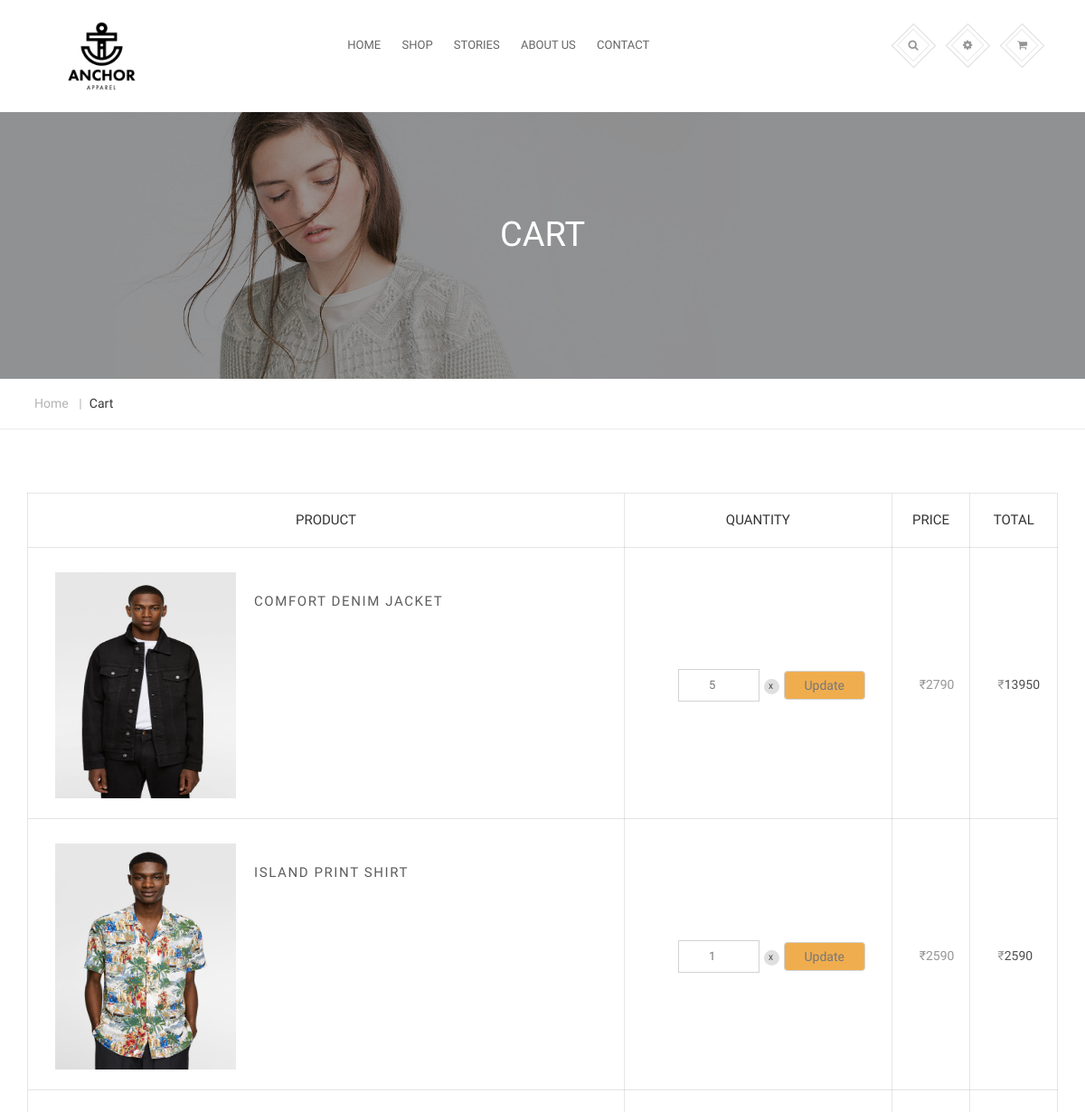
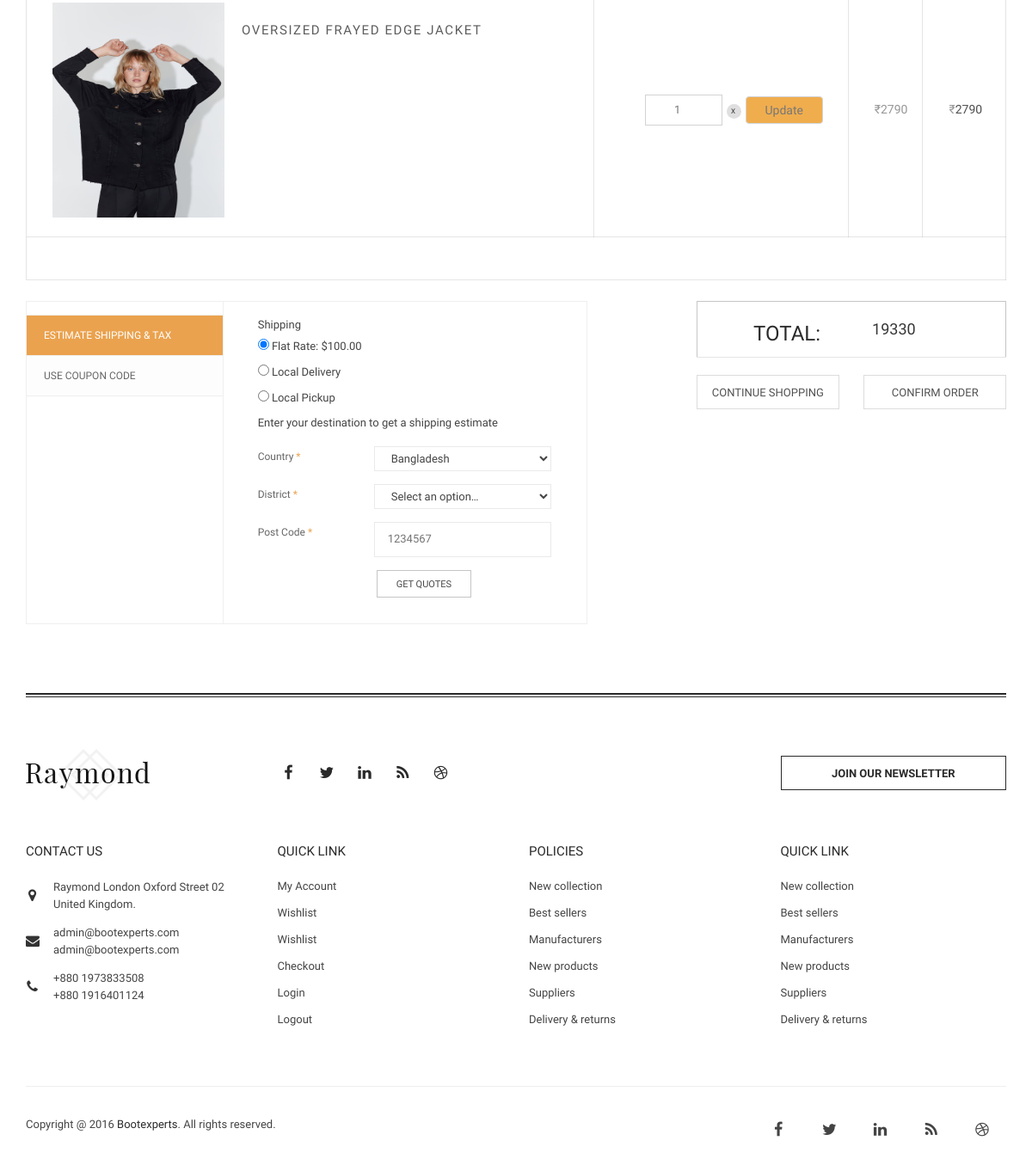
Page /raymond/shopping-cart.php (signed in) on the committed database (2 pictures, top to bottom).
### tables this page shows
CREATE TABLE `cart` (
  `id` int(11) NOT NULL,
  `user_id` varchar(255) NOT NULL,
  `pid` int(255) NOT NULL,
  `pname` varchar(255) NOT NULL,
  `price` int(255) NOT NULL,
  `discount` int(255) NOT NULL,
  `size` varchar(255) NOT NULL,
  `quantity` int(255) NOT NULL,
  `image` varchar(255) NOT NULL
);

### raymond/shopping-cart.php (the view, shortened to what this page needs)
<?php
include('header.php');
?>
        <div class="page-header-area">
            <div class="container">
                <div class="row">
                    <div class="col-md-12">
                        <div class="page-title">
                            <h2>Cart</h2>
                        </div>
                    </div>
                </div>
            </div>
        </div>
        <div class="breadcrumb-area">
            <div class="container">
                <div class="row">
                    <div class="col-md-12">
                        <div class="breadcrumb-menu">
                            <ul>
                                <li><a href="#">Home</a> | </li>
                                <li><span>Cart</span></li>
                            </ul>
                        </div>
                    </div>
                </div>
            </div>
        </div>
        <div class="main-content-area">
            <div class="container">
                <div class="row">
                    <div class="col-lg-12 col-md-12">
                        <div class="table-responsive">
                            <table class="cart-table">
                                <thead>
                                    <tr>
                                        <th>Product</th>
                                        <th>Quantity</th>
                                        <th>Price</th>
                                        <th>Total</th>
                                    </tr>
                                </thead>
                                <tbody>
                                    <?php
                                        $id=$_SESSION['id'];
                                            $conn=mysqli_connect("localhost","root","","raymond");
                                              $sql="SELECT * FROM cart where user_id='$id'";
                                           $final=0;
                                                  $result=mysqli_query($conn,$sql);
                                            while($row=mysqli_fetch_array($result))
                                            {
                                                $a=$row['quantity'];
                                                $b=$row['price'];
                                                $total=$a*$b;
                                                $final=$final+$total;
                                    echo'
                                    <tr>
                                        <td>
                                            <div class="cart-image">
                                                <a href="#">
                                                    <img src="../theme/kenny/uploads/'.$row['image'].'" alt="Cart" style="height:250px;width:200px;">
                                                </a>
                                            </div>
                                            <div class="cart-details">
                                                <a href="#">'.$row['pname'].'</a>
                                            </div>
                                        </td>
                                        <td>
                                        <form method="post" action="update_cart.php?id='.$row['id'].'" >
                                            <div class="qty">
                                                <input type="number" value="'.$row['quantity'].'" name="quantity" min="1" size="4" value="1">
                                                <a class="remove" href="shopping-cart.php?delete='.$row['id'].'">x</a>
                                                <input type="submit" value="Update" name="update" class="btn btn-warning" >
                                            </div>
                                        </form>
                                        </td>
                                        <td>
                                            <span class="cart-price"><span>&#8377;</span>'.$row['price'].'</span>
                                        </td>
                                        <td>
                                            <span class="cart-total-price"><span>&#8377;</span>'.$total.'</span>
                                        </td>
                                    </tr>
                                    ';
                                }
                ?>
                                    <tr>
                                        <td class="" colspan="4">
                                        </td>
                                    </tr>
                                 </tbody>
                            </table>
                        </div>
                    </div>
                </div>
                <div class="shipping-area">
                    <div class="row">
                        <div class="col-lg-7 col-xs-12 col-sm-8">
                            <div class="shipping-content">
                                <div class="sh-tab-menu">
                                    <ul>
                                        <li class="active"><a data-toggle="tab" href="#shipping">Estimate Shipping & Tax</a></li>
                                        <li><a data-toggle="tab" href="#couponcode">Use Coupon Code</a></li>
                                    </ul>
                                </div>
                                <div class="tab-content">
                                    <div id="shipping" class="tab-pane fade active in">
                                        <span>Shipping</span>
                                        <ul>
                                            <li>
                                                <input type="radio" checked="checked">
                                                <label>Flat Rate: $100.00</label>
                                            </li>
                                            <li>
                                                <input type="radio">
                                                <label>Local Delivery</label>
                                            </li>
                                            <li>
                                                <input type="radio">
                                                <label>Local Pickup</label>
                                            </li>
                                        </ul>
                                        <form action="#">
                                            <p>Enter your destination to get a shipping estimate</p>
                                            <div class="form-field-area">
                                                <p>
                                                    <label>Country
                                                        <span class="required">*</span>
                                                    </label>
                                                    <select>
                                                        <option selected="selected" value="BD">Bangladesh</option>
                                                    </select>
                                                </p>
                                                <p>
                                                    <label>District
                                                        <span class="required">*</span>
                                                    </label>
                                                    <select>
                                                        <option value="">Select an option…</option>
                                                    </select>
                                                </p>
                                                <p>
                                                    <label>Post Code
                                                        <span class="required">*</span>
                                                    </label>
                                                    <input type="text" placeholder="1234567" value="">
                                                </p>
                                                <p>
                                                    <button name="shipping" type="submit">Get Quotes</button>
                                                </p>
                                            </div>
                                        </form>
                                    </div>
                                </div>
                            </div>
                        </div>
                        <div class="col-xs-12 col-sm-4 col-lg-offset-1">
                            <div class="cart-total-table">
                                <table>
                                    <tbody>
                                        <tr class="order-total">
                                            <th>Total:</th>
                                            <td><span><?php echo $final?></span></td>
                                        </tr>
                                    </tbody>
                                </table>
                                <div class="proceed-to-checkout">
                                    <a href="#">Continue Shopping</a>
                                    <a href="#" class="confirm-or">Confirm Order</a>
                                </div>
                            </div>
                        </div>
                    </div>
                </div>
            </div>
        </div>
        <div class="footer-top-area">
            <div class="container">
                <hr>
                <div class="row">
                    <div class="col-md-3 col-sm-4">
                        <div class="footer-logo">
                            <a href="index.html">
                                <img src="img/logo.png" alt="Logo">
                            </a>
                        </div>
                    </div>
                    <div class="col-md-3 col-sm-4">
                        <div class="footer-socials">
                            <ul>
                                <li><a href="#"><i class="fa fa-facebook"></i></a></li>
                                <li><a href="#"><i class="fa fa-twitter"></i></a></li>
                                <li><a href="#"><i class="fa fa-linkedin"></i></a></li>
                                <li><a href="#"><i class="fa fa-rss"></i></a></li>
                                <li><a href="#"><i class="fa fa-dribbble"></i></a></li>
                            </ul>
                        </div>
                    </div>
                    <div class="col-md-3 hidden-sm"></div>
                    <div class="col-md-3 col-sm-4">
                        <div class="news-letter-button">
                            <a data-target="#newslatterModal" data-toggle="modal" href="#">JOIN OUR NEWSLETTER</a>
                        </div>
                    </div>
                </div>
            </div>
        </div>
        <div class="footer-middle">
            <div class="container">
                <div class="row">
                    <div class="col-md-3 col-sm-6">
                        <div class="contact-info">
                            <h3 class="footer-title">CONTACT US</h3>
                            <div class="address-area">
                                <ul>
                                    <li>
                                        <a href="#"><i class="fa fa-map-marker"></i>
                                        <span>Raymond London Oxford Street 02 United Kingdom.</span></a>
                                    </li>
                                    <li>
                                        <a href="#"><i class="fa fa-envelope"></i>
                                        <span>admin@bootexperts.com admin@bootexperts.com</span></a>
                                    </li>
                                    <li>
                                        <a href="#"><i class="fa fa-phone"></i>
                                        <span>+880 1973833508 <br>+880 1916401124</span></a>
                                    </li>
                                </ul>
                            </div>
                        </div>
                    </div>
                    <div class="col-md-3 col-sm-6">
                        <div class="footer-menu">
                            <h3 class="footer-title">QUICK LINK</h3>
                            <ul>
                                <li><a href="my-account.html">My Account</a></li>
                                <li><a href="wishlist.html">Wishlist</a></li>
                                <li><a href="wishlist.html">Wishlist</a></li>
                                <li><a href="checkout.html">Checkout</a></li>
                                <li><a href="login.html">Login</a></li>
                                <li><a href="#">Logout</a></li>
                            </ul>
                        </div>
                    </div>
                    <div class="col-md-3 col-sm-6">
                        <div class="footer-menu">
                            <h3 class="footer-title">POLICIES</h3>
                            <ul>
                                <li><a href="#">New collection</a></li>
                                <li><a href="#">Best sellers</a></li>
                                <li><a href="#">Manufacturers</a></li>
                                <li><a href="#">New products</a></li>
                                <li><a href="#">Suppliers</a></li>
                                <li><a href="#">Delivery & returns</a></li>
                            </ul>
                        </div>
                    </div>
                    <div class="col-md-3 col-sm-6">
                        <div class="footer-menu">
                            <h3 class="footer-title">QUICK LINK</h3>
                            <ul>
                                <li><a href="#">New collection</a></li>
                                <li><a href="#">Best sellers</a></li>
                                <li><a href="#">Manufacturers</a></li>
                                <li><a href="#">New products</a></li>
                                <li><a href="#">Suppliers</a></li>
                                <li><a href="#">Delivery & returns</a></li>
                            </ul>
                        </div>
                    </div>
                </div>
            </div>
        </div>
        <div class="footer-bottom">
            <div class="container">
                <hr>
                <div class="row">
                    <div class="col-xs-12 col-sm-6 col-md-6 col-lg-6">
                        <div class="copy-right">
                            Copyright @ 2016 <a href="http://bootexperts.com/">Bootexperts</a>. All rights reserved.
                        </div>
                    </div>
                    <div class="col-xs-12 col-sm-6 col-md-6 col-lg-6">
                        <div class="footer-socials">
                            <ul>
                                <li><a href="#"><i class="fa fa-facebook"></i></a></li>
                                <li><a href="#"><i class="fa fa-twitter"></i></a></li>
                                <li><a href="#"><i class="fa fa-linkedin"></i></a></li>
                                <li><a href="#"><i class="fa fa-rss"></i></a></li>
                                <li><a href="#"><i class="fa fa-dribbble"></i></a></li>
                            </ul>
                        </div>
                    </div>
                </div>
            </div>
        </div>
    </body>
</html>

### rows in the picture
cart: image (picture), pname "COMFORT DENIM JACKET", quantity "5", price "2790", total "13950"
cart: image (picture), pname "ISLAND PRINT SHIRT", quantity "1", price "2590"
cart: image (picture), pname "OVERSIZED FRAYED EDGE JACKET", quantity "1", price "2790"

### other values in the picture
$final "19330"
